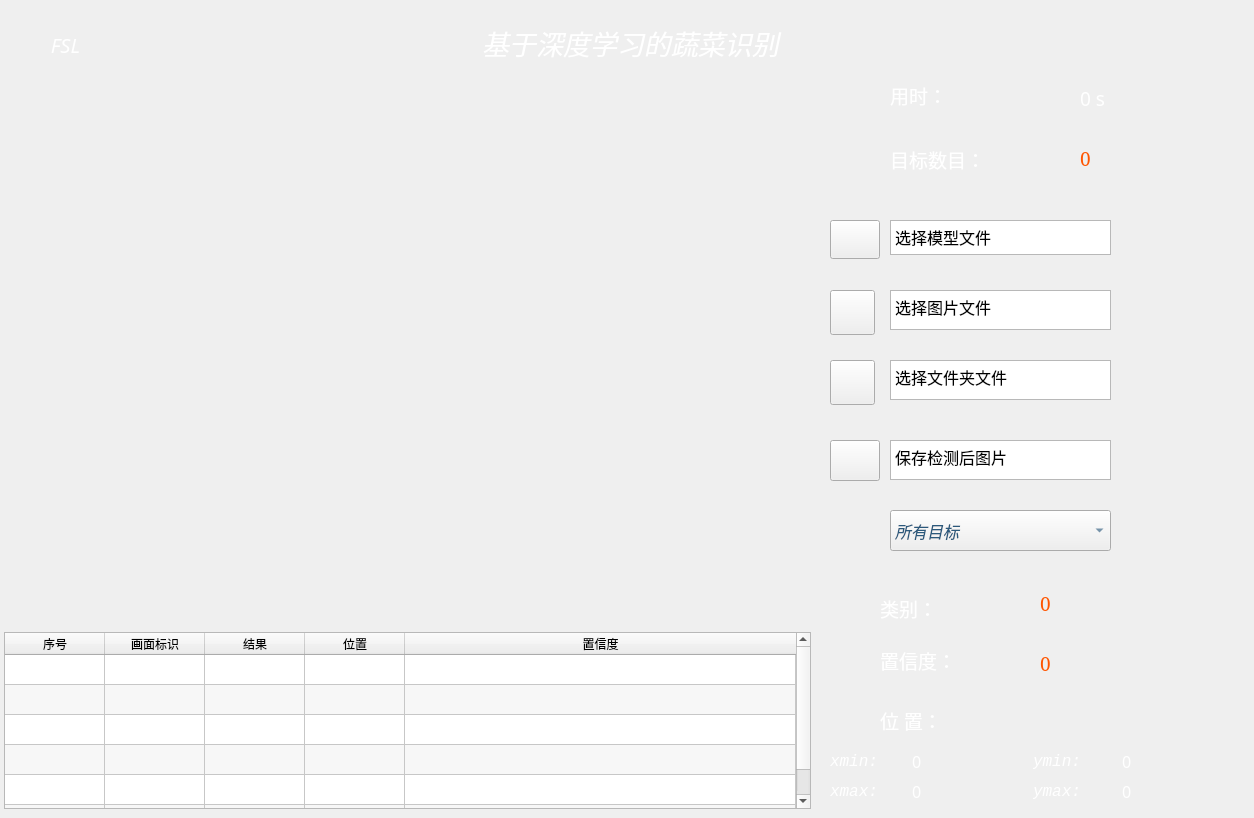
  <widget class="QWidget" name="centralwidget">
   <property name="styleSheet">
    <string notr="true">#centralWidget{
	border-image: url(:/newPrefix/images_test/back-image3.jpg);
	color: rgb(220, 220, 220);
	border-radius: 10px;
}</string>
   </property>
   <widget class="QTextEdit" name="textEdit_pic">
    <property name="geometry">
     <rect>
      <x>890</x>
      <y>290</y>
      <width>221</width>
      <height>40</height>
     </rect>
    </property>
    <property name="minimumSize">
     <size>
      <width>150</width>
      <height>30</height>
     </size>
    </property>
    <property name="maximumSize">
     <size>
      <width>280</width>
      <height>40</height>
     </size>
    </property>
    <property name="font">
     <font>
      <family>华文仿宋</family>
      <pointsize>12</pointsize>
     </font>
    </property>
    <property name="layoutDirection">
     <enum>Qt::LeftToRight</enum>
    </property>
    <property name="verticalScrollBarPolicy">
     <enum>Qt::ScrollBarAlwaysOff</enum>
    </property>
    <property name="horizontalScrollBarPolicy">
     <enum>Qt::ScrollBarAsNeeded</enum>
    </property>
    <property name="lineWrapMode">
     <enum>QTextEdit::NoWrap</enum>
    </property>
    <property name="readOnly">
     <bool>true</bool>
    </property>
    <property name="html">
     <string>&lt;!DOCTYPE HTML PUBLIC &quot;-//W3C//DTD HTML 4.0//EN&quot; &quot;http://www.w3.org/TR/REC-html40/strict.dtd&quot;&gt;
&lt;html&gt;&lt;head&gt;&lt;meta name=&quot;qrichtext&quot; content=&quot;1&quot; /&gt;&lt;style type=&quot;text/css&quot;&gt;
p, li { white-space: pre-wrap; }
&lt;/style&gt;&lt;/head&gt;&lt;body style=&quot; font-family:'华文仿宋'; font-size:12pt; font-weight:400; font-style:normal;&quot;&gt;
&lt;p style=&quot; margin-top:0px; margin-bottom:0px; margin-left:0px; margin-right:0px; -qt-block-indent:0; text-indent:0px;&quot;&gt;&lt;span style=&quot; font-family:'Adobe Devanagari';&quot;&gt;选择图片文件&lt;/span&gt;&lt;/p&gt;&lt;/body&gt;&lt;/html&gt;</string>
    </property>
   </widget>
   <widget class="QLabel" name="label_objNum">
    <property name="geometry">
     <rect>
      <x>890</x>
      <y>140</y>
      <width>165</width>
      <height>39</height>
     </rect>
    </property>
    <property name="font">
     <font>
      <family>华文仿宋</family>
      <pointsize>14</pointsize>
     </font>
    </property>
    <property name="styleSheet">
     <string notr="true">color: rgb(255, 255, 255);</string>
    </property>
    <property name="text">
     <string>&lt;html&gt;&lt;head/&gt;&lt;body&gt;&lt;p&gt;目标数目：&lt;/p&gt;&lt;/body&gt;&lt;/html&gt;</string>
    </property>
   </widget>
   <widget class="QLabel" name="label_ymin">
    <property name="geometry">
     <rect>
      <x>1033</x>
      <y>746</y>
      <width>61</width>
      <height>31</height>
     </rect>
    </property>
    <property name="font">
     <font>
      <family>Consolas</family>
      <pointsize>12</pointsize>
      <weight>50</weight>
      <italic>true</italic>
      <bold>false</bold>
     </font>
    </property>
    <property name="styleSheet">
     <string notr="true">font: italic 12pt &quot;Consolas&quot;;
color: rgb(255, 255, 255);</string>
    </property>
    <property name="text">
     <string>ymin: </string>
    </property>
   </widget>
   <widget class="QLabel" name="label_ymax_result">
    <property name="geometry">
     <rect>
      <x>1122</x>
      <y>776</y>
      <width>87</width>
      <height>31</height>
     </rect>
    </property>
    <property name="font">
     <font>
      <family>SimSun-ExtB</family>
      <pointsize>12</pointsize>
     </font>
    </property>
    <property name="styleSheet">
     <string notr="true">color: rgb(255, 255, 255);</string>
    </property>
    <property name="text">
     <string>0</string>
    </property>
   </widget>
   <widget class="QLabel" name="label_numer_result">
    <property name="geometry">
     <rect>
      <x>1080</x>
      <y>140</y>
      <width>119</width>
      <height>37</height>
     </rect>
    </property>
    <property name="font">
     <font>
      <family>SimSun</family>
      <pointsize>14</pointsize>
     </font>
    </property>
    <property name="styleSheet">
     <string notr="true">color: rgb(255, 85, 0);</string>
    </property>
    <property name="text">
     <string>0</string>
    </property>
   </widget>
   <widget class="QLabel" name="label_conf">
    <property name="geometry">
     <rect>
      <x>880</x>
      <y>640</y>
      <width>111</width>
      <height>41</height>
     </rect>
    </property>
    <property name="font">
     <font>
      <family>华文仿宋</family>
      <pointsize>14</pointsize>
     </font>
    </property>
    <property name="styleSheet">
     <string notr="true">color: rgb(255, 255, 255);</string>
    </property>
    <property name="text">
     <string>&lt;html&gt;&lt;head/&gt;&lt;body&gt;&lt;p&gt;置信度：&lt;/p&gt;&lt;/body&gt;&lt;/html&gt;</string>
    </property>
   </widget>
   <widget class="QLabel" name="label_picNumber">
    <property name="geometry">
     <rect>
      <x>840</x>
      <y>130</y>
      <width>31</width>
      <height>51</height>
     </rect>
    </property>
    <property name="styleSheet">
     <string notr="true">border-image: url(:/images/icons/shu3.png);</string>
    </property>
    <property name="text">
     <string/>
    </property>
   </widget>
   <widget class="QComboBox" name="comboBox_select">
    <property name="geometry">
     <rect>
      <x>890</x>
      <y>510</y>
      <width>221</width>
      <height>41</height>
     </rect>
    </property>
    <property name="font">
     <font>
      <family>Consolas</family>
      <pointsize>12</pointsize>
      <weight>50</weight>
      <italic>true</italic>
      <bold>false</bold>
     </font>
    </property>
    <property name="focusPolicy">
     <enum>Qt::ClickFocus</enum>
    </property>
    <property name="styleSheet">
     <string notr="true">color: rgb(43, 89, 124);
font: italic 12pt &quot;Consolas&quot;;</string>
    </property>
    <property name="currentText">
     <string>所有目标</string>
    </property>
    <property name="iconSize">
     <size>
      <width>36</width>
      <height>36</height>
     </size>
    </property>
    <item>
     <property name="text">
      <string>所有目标</string>
     </property>
    </item>
   </widget>
   <widget class="QLabel" name="label_xmax">
    <property name="geometry">
     <rect>
      <x>830</x>
      <y>776</y>
      <width>61</width>
      <height>31</height>
     </rect>
    </property>
    <property name="font">
     <font>
      <family>Consolas</family>
      <pointsize>12</pointsize>
      <weight>50</weight>
      <italic>true</italic>
      <bold>false</bold>
     </font>
    </property>
    <property name="styleSheet">
     <string notr="true">font: italic 12pt &quot;Consolas&quot;;
color: rgb(255, 255, 255);</string>
    </property>
    <property name="text">
     <string>xmax: </string>
    </property>
   </widget>
   <widget class="QLabel" name="label_xmin_result">
    <property name="geometry">
     <rect>
      <x>912</x>
      <y>746</y>
      <width>81</width>
      <height>31</height>
     </rect>
    </property>
    <property name="font">
     <font>
      <family>SimSun-ExtB</family>
      <pointsize>12</pointsize>
     </font>
    </property>
    <property name="styleSheet">
     <string notr="true">color: rgb(255, 255, 255);</string>
    </property>
    <property name="text">
     <string>0</string>
    </property>
   </widget>
   <widget class="QLabel" name="label_score_result">
    <property name="geometry">
     <rect>
      <x>1040</x>
      <y>640</y>
      <width>157</width>
      <height>47</height>
     </rect>
    </property>
    <property name="font">
     <font>
      <family>SimSun</family>
      <pointsize>14</pointsize>
     </font>
    </property>
    <property name="styleSheet">
     <string notr="true">color: rgb(255, 85, 0);</string>
    </property>
    <property name="text">
     <string>0</string>
    </property>
   </widget>
   <widget class="QLabel" name="label_location">
    <property name="geometry">
     <rect>
      <x>880</x>
      <y>700</y>
      <width>131</width>
      <height>41</height>
     </rect>
    </property>
    <property name="font">
     <font>
      <family>华文仿宋</family>
      <pointsize>14</pointsize>
     </font>
    </property>
    <property name="styleSheet">
     <string notr="true">color: rgb(255, 255, 255);</string>
    </property>
    <property name="text">
     <string>&lt;html&gt;&lt;head/&gt;&lt;body&gt;&lt;p&gt;位 置：&lt;/p&gt;&lt;/body&gt;&lt;/html&gt;</string>
    </property>
   </widget>
   <widget class="QLabel" name="label_picConf">
    <property name="geometry">
     <rect>
      <x>830</x>
      <y>650</y>
      <width>35</width>
      <height>35</height>
     </rect>
    </property>
    <property name="styleSheet">
     <string notr="true">border-image: url(:/images/icons/shu5.png);</string>
    </property>
    <property name="text">
     <string/>
    </property>
   </widget>
   <widget class="QLabel" name="label_display">
    <property name="geometry">
     <rect>
      <x>5</x>
      <y>83</y>
      <width>806</width>
      <height>551</height>
     </rect>
    </property>
    <property name="minimumSize">
     <size>
      <width>806</width>
      <height>454</height>
     </size>
    </property>
    <property name="maximumSize">
     <size>
      <width>1152</width>
      <height>648</height>
     </size>
    </property>
    <property name="font">
     <font>
      <family>楷体</family>
      <pointsize>16</pointsize>
     </font>
    </property>
    <property name="layoutDirection">
     <enum>Qt::LeftToRight</enum>
    </property>
    <property name="styleSheet">
     <string notr="true">border-image: url(:/images/icons/ini-image2.png);</string>
    </property>
    <property name="text">
     <string>&lt;!DOCTYPE HTML PUBLIC &quot;-//W3C//DTD HTML 4.0//EN&quot; &quot;http://www.w3.org/TR/REC-html40/strict.dtd&quot;&gt;
&lt;html&gt;&lt;head&gt;&lt;meta name=&quot;qrichtext&quot; content=&quot;1&quot; /&gt;&lt;style type=&quot;text/css&quot;&gt;
p, li { white-space: pre-wrap; }
&lt;/style&gt;&lt;/head&gt;&lt;body style=&quot; font-family:'楷体'; font-size:16pt; font-weight:400; font-style:normal;&quot;&gt;
&lt;p align=&quot;center&quot; style=&quot;-qt-paragraph-type:empty; margin-top:12px; margin-bottom:12px; margin-left:0px; margin-right:0px; -qt-block-indent:0; text-indent:0px;&quot;&gt;&lt;br /&gt;&lt;/p&gt;&lt;/body&gt;&lt;/html&gt;</string>
    </property>
    <property name="alignment">
     <set>Qt::AlignCenter</set>
    </property>
   </widget>
   <widget class="QLabel" name="label_xmax_result">
    <property name="geometry">
     <rect>
      <x>912</x>
      <y>776</y>
      <width>89</width>
      <height>31</height>
     </rect>
    </property>
    <property name="font">
     <font>
      <family>SimSun-ExtB</family>
      <pointsize>12</pointsize>
     </font>
    </property>
    <property name="styleSheet">
     <string notr="true">color: rgb(255, 255, 255);</string>
    </property>
    <property name="text">
     <string>0</string>
    </property>
   </widget>
   <widget class="QLabel" name="label_picTime">
    <property name="geometry">
     <rect>
      <x>840</x>
      <y>70</y>
      <width>35</width>
      <height>35</height>
     </rect>
    </property>
    <property name="styleSheet">
     <string notr="true">border-image: url(:/images/icons/shu7.png);</string>
    </property>
    <property name="text">
     <string/>
    </property>
   </widget>
   <widget class="QLabel" name="label_ymax">
    <property name="geometry">
     <rect>
      <x>1033</x>
      <y>776</y>
      <width>61</width>
      <height>31</height>
     </rect>
    </property>
    <property name="font">
     <font>
      <family>Consolas</family>
      <pointsize>12</pointsize>
      <weight>50</weight>
      <italic>true</italic>
      <bold>false</bold>
     </font>
    </property>
    <property name="styleSheet">
     <string notr="true">font: italic 12pt &quot;Consolas&quot;;
color: rgb(255, 255, 255);</string>
    </property>
    <property name="text">
     <string>ymax: </string>
    </property>
   </widget>
   <widget class="QToolButton" name="toolButton_file">
    <property name="geometry">
     <rect>
      <x>830</x>
      <y>290</y>
      <width>45</width>
      <height>45</height>
     </rect>
    </property>
    <property name="minimumSize">
     <size>
      <width>40</width>
      <height>39</height>
     </size>
    </property>
    <property name="cursor">
     <cursorShape>PointingHandCursor</cursorShape>
    </property>
    <property name="toolTip">
     <string>选择图片</string>
    </property>
    <property name="autoFillBackground">
     <bool>false</bool>
    </property>
    <property name="text">
     <string/>
    </property>
    <property name="icon">
     <iconset resource="RecSystem.qrc">
      <normaloff>:/images/icons/recovery.png</normaloff>:/images/icons/recovery.png</iconset>
    </property>
    <property name="iconSize">
     <size>
      <width>50</width>
      <height>40</height>
     </size>
    </property>
    <property name="popupMode">
     <enum>QToolButton::DelayedPopup</enum>
    </property>
    <property name="toolButtonStyle">
     <enum>Qt::ToolButtonTextUnderIcon</enum>
    </property>
    <property name="autoRaise">
     <bool>false</bool>
    </property>
    <property name="arrowType">
     <enum>Qt::NoArrow</enum>
    </property>
   </widget>
   <widget class="QLabel" name="label_time_result">
    <property name="geometry">
     <rect>
      <x>1080</x>
      <y>80</y>
      <width>101</width>
      <height>37</height>
     </rect>
    </property>
    <property name="font">
     <font>
      <family>华文仿宋</family>
      <pointsize>14</pointsize>
     </font>
    </property>
    <property name="styleSheet">
     <string notr="true">color: rgb(255, 255, 255);</string>
    </property>
    <property name="text">
     <string>0 s</string>
    </property>
   </widget>
   <widget class="QLabel" name="label_picSelect">
    <property name="geometry">
     <rect>
      <x>820</x>
      <y>510</y>
      <width>51</width>
      <height>51</height>
     </rect>
    </property>
    <property name="styleSheet">
     <string notr="true">border-image: url(:/images/icons/yumi.png);</string>
    </property>
    <property name="text">
     <string/>
    </property>
   </widget>
   <widget class="QToolButton" name="toolButton_saveing">
    <property name="geometry">
     <rect>
      <x>830</x>
      <y>440</y>
      <width>50</width>
      <height>41</height>
     </rect>
    </property>
    <property name="maximumSize">
     <size>
      <width>50</width>
      <height>45</height>
     </size>
    </property>
    <property name="cursor">
     <cursorShape>PointingHandCursor</cursorShape>
    </property>
    <property name="toolTip">
     <string>保存结果</string>
    </property>
    <property name="autoFillBackground">
     <bool>false</bool>
    </property>
    <property name="text">
     <string/>
    </property>
    <property name="icon">
     <iconset resource="RecSystem.qrc">
      <normaloff>:/images/icons/save.png</normaloff>:/images/icons/save.png</iconset>
    </property>
    <property name="iconSize">
     <size>
      <width>50</width>
      <height>39</height>
     </size>
    </property>
    <property name="popupMode">
     <enum>QToolButton::DelayedPopup</enum>
    </property>
    <property name="toolButtonStyle">
     <enum>Qt::ToolButtonTextUnderIcon</enum>
    </property>
    <property name="autoRaise">
     <bool>false</bool>
    </property>
    <property name="arrowType">
     <enum>Qt::NoArrow</enum>
    </property>
   </widget>
   <widget class="QLabel" name="label_class">
    <property name="geometry">
     <rect>
      <x>880</x>
      <y>590</y>
      <width>113</width>
      <height>37</height>
     </rect>
    </property>
    <property name="font">
     <font>
      <family>华文仿宋</family>
      <pointsize>14</pointsize>
     </font>
    </property>
    <property name="styleSheet">
     <string notr="true">color: rgb(255, 255, 255);</string>
    </property>
    <property name="text">
     <string>&lt;html&gt;&lt;head/&gt;&lt;body&gt;&lt;p&gt;类别：&lt;/p&gt;&lt;/body&gt;&lt;/html&gt;</string>
    </property>
   </widget>
   <widget class="QLabel" name="label_xmin">
    <property name="geometry">
     <rect>
      <x>830</x>
      <y>746</y>
      <width>61</width>
      <height>31</height>
     </rect>
    </property>
    <property name="font">
     <font>
      <family>Consolas</family>
      <pointsize>12</pointsize>
      <weight>50</weight>
      <italic>true</italic>
      <bold>false</bold>
     </font>
    </property>
    <property name="styleSheet">
     <string notr="true">font: italic 12pt &quot;Consolas&quot;;
color: rgb(255, 255, 255);</string>
    </property>
    <property name="text">
     <string>xmin: </string>
    </property>
   </widget>
   <widget class="QLabel" name="label_picResult">
    <property name="geometry">
     <rect>
      <x>830</x>
      <y>590</y>
      <width>35</width>
      <height>35</height>
     </rect>
    </property>
    <property name="styleSheet">
     <string notr="true">border-image: url(:/images/icons/shu6.png);</string>
    </property>
    <property name="text">
     <string/>
    </property>
   </widget>
   <widget class="QLabel" name="label_picLocation">
    <property name="geometry">
     <rect>
      <x>830</x>
      <y>700</y>
      <width>35</width>
      <height>35</height>
     </rect>
    </property>
    <property name="styleSheet">
     <string notr="true">border-image: url(:/images/icons/shu2.png);</string>
    </property>
    <property name="text">
     <string/>
    </property>
   </widget>
   <widget class="QLabel" name="label_ymin_result">
    <property name="geometry">
     <rect>
      <x>1122</x>
      <y>746</y>
      <width>75</width>
      <height>31</height>
     </rect>
    </property>
    <property name="font">
     <font>
      <family>SimSun-ExtB</family>
      <pointsize>12</pointsize>
     </font>
    </property>
    <property name="styleSheet">
     <string notr="true">color: rgb(255, 255, 255);</string>
    </property>
    <property name="text">
     <string>0</string>
    </property>
   </widget>
   <widget class="QLabel" name="label_useTime">
    <property name="geometry">
     <rect>
      <x>890</x>
      <y>70</y>
      <width>91</width>
      <height>51</height>
     </rect>
    </property>
    <property name="font">
     <font>
      <family>华文仿宋</family>
      <pointsize>14</pointsize>
     </font>
    </property>
    <property name="styleSheet">
     <string notr="true">color: rgb(255, 255, 255);</string>
    </property>
    <property name="text">
     <string>&lt;html&gt;&lt;head/&gt;&lt;body&gt;&lt;p&gt;&lt;span style=&quot; color:#ffffff;&quot;&gt;用时：&lt;/span&gt;&lt;/p&gt;&lt;/body&gt;&lt;/html&gt;</string>
    </property>
   </widget>
   <widget class="QLabel" name="label_class_result">
    <property name="geometry">
     <rect>
      <x>1040</x>
      <y>580</y>
      <width>205</width>
      <height>47</height>
     </rect>
    </property>
    <property name="font">
     <font>
      <family>SimSun</family>
      <pointsize>14</pointsize>
     </font>
    </property>
    <property name="styleSheet">
     <string notr="true">color: rgb(255, 85, 0);</string>
    </property>
    <property name="text">
     <string>0</string>
    </property>
   </widget>
   <widget class="QToolButton" name="toolButton_model">
    <property name="geometry">
     <rect>
      <x>830</x>
      <y>220</y>
      <width>50</width>
      <height>39</height>
     </rect>
    </property>
    <property name="minimumSize">
     <size>
      <width>50</width>
      <height>39</height>
     </size>
    </property>
    <property name="maximumSize">
     <size>
      <width>50</width>
      <height>45</height>
     </size>
    </property>
    <property name="cursor">
     <cursorShape>PointingHandCursor</cursorShape>
    </property>
    <property name="toolTip">
     <string>使用默认模型</string>
    </property>
    <property name="autoFillBackground">
     <bool>false</bool>
    </property>
    <property name="text">
     <string/>
    </property>
    <property name="icon">
     <iconset resource="RecSystem.qrc">
      <normaloff>:/images/icons/model.png</normaloff>:/images/icons/model.png</iconset>
    </property>
    <property name="iconSize">
     <size>
      <width>40</width>
      <height>39</height>
     </size>
    </property>
    <property name="popupMode">
     <enum>QToolButton::DelayedPopup</enum>
    </property>
    <property name="toolButtonStyle">
     <enum>Qt::ToolButtonTextUnderIcon</enum>
    </property>
    <property name="autoRaise">
     <bool>false</bool>
    </property>
    <property name="arrowType">
     <enum>Qt::NoArrow</enum>
    </property>
   </widget>
   <widget class="QToolButton" name="toolButton_folder">
    <property name="geometry">
     <rect>
      <x>830</x>
      <y>360</y>
      <width>45</width>
      <height>45</height>
     </rect>
    </property>
    <property name="minimumSize">
     <size>
      <width>45</width>
      <height>39</height>
     </size>
    </property>
    <property name="maximumSize">
     <size>
      <width>45</width>
      <height>45</height>
     </size>
    </property>
    <property name="cursor">
     <cursorShape>PointingHandCursor</cursorShape>
    </property>
    <property name="toolTip">
     <string>选择图片文件夹</string>
    </property>
    <property name="autoFillBackground">
     <bool>false</bool>
    </property>
    <property name="text">
     <string/>
    </property>
    <property name="icon">
     <iconset resource="RecSystem.qrc">
      <normaloff>:/images/icons/folder.png</normaloff>:/images/icons/folder.png</iconset>
    </property>
    <property name="iconSize">
     <size>
      <width>50</width>
      <height>39</height>
     </size>
    </property>
    <property name="popupMode">
     <enum>QToolButton::DelayedPopup</enum>
    </property>
    <property name="toolButtonStyle">
     <enum>Qt::ToolButtonTextUnderIcon</enum>
    </property>
    <property name="autoRaise">
     <bool>false</bool>
    </property>
    <property name="arrowType">
     <enum>Qt::NoArrow</enum>
    </property>
   </widget>
   <widget class="QTableWidget" name="tableWidget">
    <property name="geometry">
     <rect>
      <x>4</x>
      <y>632</y>
      <width>807</width>
      <height>177</height>
     </rect>
    </property>
    <property name="sizePolicy">
     <sizepolicy hsizetype="Expanding" vsizetype="Expanding">
      <horstretch>0</horstretch>
      <verstretch>0</verstretch>
     </sizepolicy>
    </property>
    <property name="minimumSize">
     <size>
      <width>569</width>
      <height>150</height>
     </size>
    </property>
    <property name="maximumSize">
     <size>
      <width>16777215</width>
      <height>180</height>
     </size>
    </property>
    <property name="font">
     <font>
      <pointsize>10</pointsize>
     </font>
    </property>
    <property name="verticalScrollBarPolicy">
     <enum>Qt::ScrollBarAsNeeded</enum>
    </property>
    <property name="horizontalScrollBarPolicy">
     <enum>Qt::ScrollBarAlwaysOff</enum>
    </property>
    <property name="sizeAdjustPolicy">
     <enum>QAbstractScrollArea::AdjustIgnored</enum>
    </property>
    <property name="alternatingRowColors">
     <bool>true</bool>
    </property>
    <property name="wordWrap">
     <bool>false</bool>
    </property>
    <property name="rowCount">
     <number>6</number>
    </property>
    <attribute name="horizontalHeaderVisible">
     <bool>true</bool>
    </attribute>
    <attribute name="horizontalHeaderCascadingSectionResizes">
     <bool>false</bool>
    </attribute>
    <attribute name="horizontalHeaderStretchLastSection">
     <bool>true</bool>
    </attribute>
    <attribute name="verticalHeaderVisible">
     <bool>false</bool>
    </attribute>
    <attribute name="verticalHeaderCascadingSectionResizes">
     <bool>false</bool>
    </attribute>
    <row>
     <property name="text">
      <string>0</string>
     </property>
    </row>
    <row>
     <property name="text">
      <string>1</string>
     </property>
    </row>
    <row>
     <property name="text">
      <string>2</string>
     </property>
    </row>
    <row/>
    <row/>
    <row/>
    <column>
     <property name="text">
      <string>序号</string>
     </property>
     <property name="font">
      <font>
       <family>微软雅黑</family>
       <pointsize>9</pointsize>
       <weight>50</weight>
       <bold>false</bold>
      </font>
     </property>
     <property name="background">
      <color alpha="0">
       <red>0</red>
       <green>0</green>
       <blue>0</blue>
      </color>
     </property>
    </column>
    <column>
     <property name="text">
      <string>画面标识</string>
     </property>
     <property name="font">
      <font>
       <family>微软雅黑</family>
       <pointsize>9</pointsize>
       <weight>50</weight>
       <bold>false</bold>
      </font>
     </property>
    </column>
    <column>
     <property name="text">
      <string>结果</string>
     </property>
     <property name="font">
      <font>
       <family>微软雅黑</family>
       <pointsize>9</pointsize>
       <weight>50</weight>
       <bold>false</bold>
      </font>
     </property>
    </column>
    <column>
     <property name="text">
      <string>位置</string>
     </property>
     <property name="font">
      <font>
       <family>微软雅黑</family>
       <pointsize>9</pointsize>
      </font>
     </property>
    </column>
    <column>
     <property name="text">
      <string>置信度</string>
     </property>
     <property name="font">
      <font>
       <family>微软雅黑</family>
       <pointsize>9</pointsize>
      </font>
     </property>
    </column>
    <item row="0" column="0">
     <property name="text">
      <string/>
     </property>
     <property name="textAlignment">
      <set>AlignCenter</set>
     </property>
    </item>
    <item row="0" column="1">
     <property name="text">
      <string/>
     </property>
    </item>
    <item row="0" column="2">
     <property name="text">
      <string/>
     </property>
     <property name="textAlignment">
      <set>AlignCenter</set>
     </property>
    </item>
    <item row="1" column="0">
     <property name="text">
      <string/>
     </property>
     <property name="textAlignment">
      <set>AlignCenter</set>
     </property>
    </item>
    <item row="1" column="2">
     <property name="text">
      <string/>
     </property>
     <property name="textAlignment">
      <set>AlignCenter</set>
     </property>
    </item>
    <item row="2" column="0">
     <property name="text">
      <string/>
     </property>
     <property name="textAlignment">
      <set>AlignCenter</set>
     </property>
    </item>
    <item row="2" column="2">
     <property name="text">
      <string/>
     </property>
     <property name="textAlignment">
      <set>AlignCenter</set>
     </property>
    </item>
   </widget>
   <widget class="QTextEdit" name="textEdit_video_2">
    <property name="geometry">
     <rect>
      <x>890</x>
      <y>360</y>
      <width>221</width>
      <height>40</height>
     </rect>
    </property>
    <property name="minimumSize">
     <size>
      <width>150</width>
      <height>30</height>
     </size>
    </property>
    <property name="maximumSize">
     <size>
      <width>340</width>
      <height>40</height>
     </size>
    </property>
    <property name="font">
     <font>
      <family>华文仿宋</family>
      <pointsize>12</pointsize>
     </font>
    </property>
    <property name="layoutDirection">
     <enum>Qt::LeftToRight</enum>
    </property>
    <property name="verticalScrollBarPolicy">
     <enum>Qt::ScrollBarAlwaysOff</enum>
    </property>
    <property name="horizontalScrollBarPolicy">
     <enum>Qt::ScrollBarAsNeeded</enum>
    </property>
    <property name="lineWrapMode">
     <enum>QTextEdit::NoWrap</enum>
    </property>
    <property name="readOnly">
     <bool>true</bool>
    </property>
    <property name="html">
     <string>&lt;!DOCTYPE HTML PUBLIC &quot;-//W3C//DTD HTML 4.0//EN&quot; &quot;http://www.w3.org/TR/REC-html40/strict.dtd&quot;&gt;
&lt;html&gt;&lt;head&gt;&lt;meta name=&quot;qrichtext&quot; content=&quot;1&quot; /&gt;&lt;style type=&quot;text/css&quot;&gt;
p, li { white-space: pre-wrap; }
&lt;/style&gt;&lt;/head&gt;&lt;body style=&quot; font-family:'华文仿宋'; font-size:12pt; font-weight:400; font-style:normal;&quot;&gt;
&lt;p style=&quot; margin-top:0px; margin-bottom:0px; margin-left:0px; margin-right:0px; -qt-block-indent:0; text-indent:0px;&quot;&gt;&lt;span style=&quot; font-family:'Adobe Devanagari';&quot;&gt;选择文件夹文件&lt;/span&gt;&lt;/p&gt;&lt;/body&gt;&lt;/html&gt;</string>
    </property>
   </widget>
   <widget class="QTextEdit" name="textEdit_video_3">
    <property name="geometry">
     <rect>
      <x>890</x>
      <y>220</y>
      <width>221</width>
      <height>35</height>
     </rect>
    </property>
    <property name="minimumSize">
     <size>
      <width>150</width>
      <height>30</height>
     </size>
    </property>
    <property name="maximumSize">
     <size>
      <width>340</width>
      <height>40</height>
     </size>
    </property>
    <property name="font">
     <font>
      <family>华文仿宋</family>
      <pointsize>12</pointsize>
     </font>
    </property>
    <property name="layoutDirection">
     <enum>Qt::LeftToRight</enum>
    </property>
    <property name="verticalScrollBarPolicy">
     <enum>Qt::ScrollBarAlwaysOff</enum>
    </property>
    <property name="horizontalScrollBarPolicy">
     <enum>Qt::ScrollBarAsNeeded</enum>
    </property>
    <property name="lineWrapMode">
     <enum>QTextEdit::NoWrap</enum>
    </property>
    <property name="readOnly">
     <bool>true</bool>
    </property>
    <property name="html">
     <string>&lt;!DOCTYPE HTML PUBLIC &quot;-//W3C//DTD HTML 4.0//EN&quot; &quot;http://www.w3.org/TR/REC-html40/strict.dtd&quot;&gt;
&lt;html&gt;&lt;head&gt;&lt;meta name=&quot;qrichtext&quot; content=&quot;1&quot; /&gt;&lt;style type=&quot;text/css&quot;&gt;
p, li { white-space: pre-wrap; }
&lt;/style&gt;&lt;/head&gt;&lt;body style=&quot; font-family:'华文仿宋'; font-size:12pt; font-weight:400; font-style:normal;&quot;&gt;
&lt;p style=&quot; margin-top:0px; margin-bottom:0px; margin-left:0px; margin-right:0px; -qt-block-indent:0; text-indent:0px;&quot;&gt;&lt;span style=&quot; font-family:'Adobe Devanagari';&quot;&gt;选择模型文件&lt;/span&gt;&lt;/p&gt;
&lt;p style=&quot;-qt-paragraph-type:empty; margin-top:0px; margin-bottom:0px; margin-left:0px; margin-right:0px; -qt-block-indent:0; text-indent:0px; font-family:'Adobe Devanagari';&quot;&gt;&lt;br /&gt;&lt;/p&gt;&lt;/body&gt;&lt;/html&gt;</string>
    </property>
   </widget>
   <widget class="QTextEdit" name="textEdit_video_4">
    <property name="geometry">
     <rect>
      <x>890</x>
      <y>440</y>
      <width>221</width>
      <height>40</height>
     </rect>
    </property>
    <property name="minimumSize">
     <size>
      <width>150</width>
      <height>30</height>
     </size>
    </property>
    <property name="maximumSize">
     <size>
      <width>340</width>
      <height>40</height>
     </size>
    </property>
    <property name="font">
     <font>
      <family>华文仿宋</family>
      <pointsize>12</pointsize>
     </font>
    </property>
    <property name="layoutDirection">
     <enum>Qt::LeftToRight</enum>
    </property>
    <property name="verticalScrollBarPolicy">
     <enum>Qt::ScrollBarAlwaysOff</enum>
    </property>
    <property name="horizontalScrollBarPolicy">
     <enum>Qt::ScrollBarAsNeeded</enum>
    </property>
    <property name="lineWrapMode">
     <enum>QTextEdit::NoWrap</enum>
    </property>
    <property name="readOnly">
     <bool>true</bool>
    </property>
    <property name="html">
     <string>&lt;!DOCTYPE HTML PUBLIC &quot;-//W3C//DTD HTML 4.0//EN&quot; &quot;http://www.w3.org/TR/REC-html40/strict.dtd&quot;&gt;
&lt;html&gt;&lt;head&gt;&lt;meta name=&quot;qrichtext&quot; content=&quot;1&quot; /&gt;&lt;style type=&quot;text/css&quot;&gt;
p, li { white-space: pre-wrap; }
&lt;/style&gt;&lt;/head&gt;&lt;body style=&quot; font-family:'华文仿宋'; font-size:12pt; font-weight:400; font-style:normal;&quot;&gt;
&lt;p style=&quot; margin-top:0px; margin-bottom:0px; margin-left:0px; margin-right:0px; -qt-block-indent:0; text-indent:0px;&quot;&gt;保存检测后图片&lt;/p&gt;&lt;/body&gt;&lt;/html&gt;</string>
    </property>
   </widget>
   <widget class="QLabel" name="label_title_2">
    <property name="geometry">
     <rect>
      <x>260</x>
      <y>10</y>
      <width>741</width>
      <height>65</height>
     </rect>
    </property>
    <property name="minimumSize">
     <size>
      <width>0</width>
      <height>30</height>
     </size>
    </property>
    <property name="font">
     <font>
      <family>隶书</family>
      <pointsize>20</pointsize>
      <weight>50</weight>
      <italic>true</italic>
      <bold>false</bold>
      <kerning>false</kerning>
     </font>
    </property>
    <property name="toolTip">
     <string>&lt;html&gt;&lt;head/&gt;&lt;body&gt;&lt;p&gt;&lt;br/&gt;&lt;/p&gt;&lt;/body&gt;&lt;/html&gt;</string>
    </property>
    <property name="styleSheet">
     <string notr="true">QLabel{color: rgb(255, 255, 255);
font: italic 20pt &quot;隶书&quot;;}</string>
    </property>
    <property name="text">
     <string>基于深度学习的蔬菜识别</string>
    </property>
    <property name="alignment">
     <set>Qt::AlignCenter</set>
    </property>
   </widget>
   <widget class="QLabel" name="label_title_3">
    <property name="geometry">
     <rect>
      <x>20</x>
      <y>30</y>
      <width>91</width>
      <height>30</height>
     </rect>
    </property>
    <property name="minimumSize">
     <size>
      <width>0</width>
      <height>30</height>
     </size>
    </property>
    <property name="font">
     <font>
      <family>隶书</family>
      <pointsize>15</pointsize>
      <weight>50</weight>
      <italic>true</italic>
      <bold>false</bold>
      <kerning>false</kerning>
     </font>
    </property>
    <property name="toolTip">
     <string>&lt;html&gt;&lt;head/&gt;&lt;body&gt;&lt;p&gt;&lt;br/&gt;&lt;/p&gt;&lt;/body&gt;&lt;/html&gt;</string>
    </property>
    <property name="styleSheet">
     <string notr="true">QLabel{color: rgb(255, 255, 255);
font: italic 15pt &quot;隶书&quot;;}</string>
    </property>
    <property name="text">
     <string>FSL</string>
    </property>
    <property name="alignment">
     <set>Qt::AlignCenter</set>
    </property>
   </widget>
  </widget>
